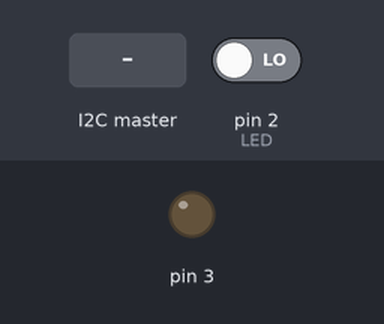
This sketch was run on a simulated Arduino Uno, built with avr-gcc and run on an emulated ATmega328P. Shown: output pins drawn as LEDs (lit = HIGH). Inputs (shaded band) come from the test bench; at power-on: pin 2 (LED) LOW. What the sketch prints to the serial monitor is not drawn.

Above: at 1.2 s.
1.3 s: pin 2 (LED) driven HIGH
At 2.2 s:
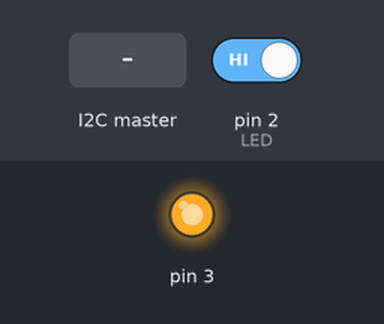
2.8 s: the I2C master sends the byte 1
Timing chart, 0 to 5.8 s (numbered marks = the images above; inputs shaded):
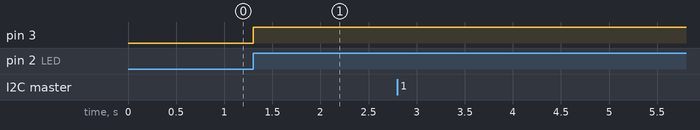

Measured:
- after the input at 1.3 s, pin 3: LOW → HIGH at once
- after the input at 2.8 s, every drawn part: stays the same

The sketch:

i2c_test.ino
```cpp
#include <Wire.h>

#define SLAVE_ADDRESS 0x05
int number = 0;
int state = 0;

void setup() {
  pinMode(2, INPUT);
  pinMode(3, OUTPUT);

  Serial.begin(9600); // start serial for output
  // initialize i2c as slave
  Wire.begin(SLAVE_ADDRESS);

  // define callbacks for i2c communication
  Wire.onReceive(receiveData);
  Wire.onRequest(sendData);

  Serial.println("Ready!");
}

void loop() {
  delay(100);
  digitalRead(3);
  number = digitalRead(3);
  digitalWrite(3, digitalRead(2)); // set the LED on

}

// callback for received data
void receiveData(int byteCount){

  while(Wire.available()) {
    number = 0;
    Serial.print("data received: ");
//    Serial.println(nu/mber);

    if (number == 1){

      if (state == 0){
        digitalWrite(3, HIGH); // set the LED on
        state = 1;
      }
      else{
        digitalWrite(3, LOW); // set the LED off
          state = 0;
      }
    }
  }
}

// callback for sending data
void sendData(){
  Wire.write(number);
}
```
